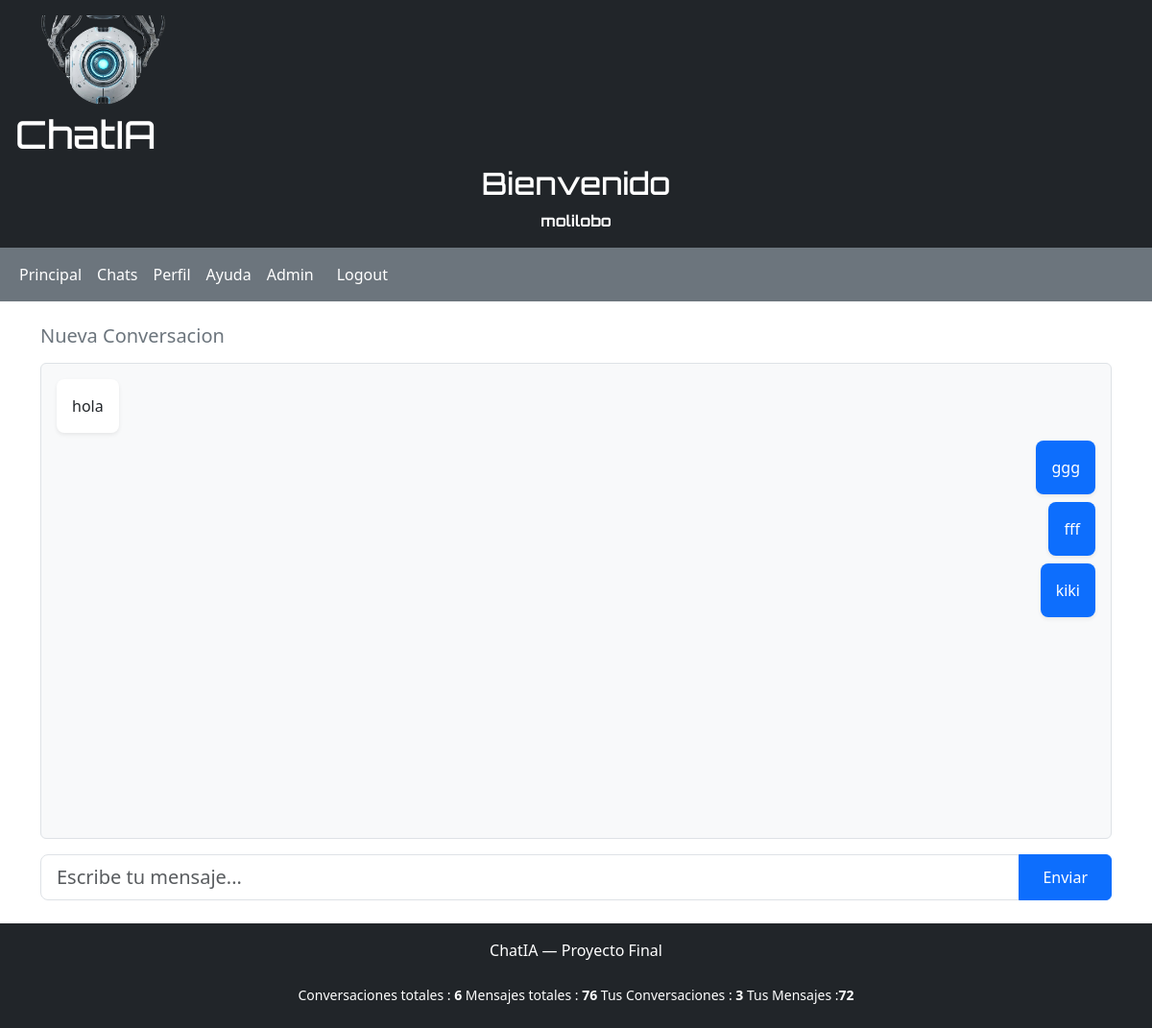
Page /chat/1/ (signed in) on the committed database.
### chat/models.py (models this page shows, shortened)
class Conversacion(models.Model):
        usuario = models.ForeignKey(User, on_delete=models.CASCADE)
        titulo  = models.CharField(max_length=100)
        creada = models.DateTimeField(auto_now_add=True)

class Mensaje(models.Model):
    ROL_CHOIZES = [
        ('User', 'Usuario'),
        ('assistant', 'Asistente'),
    ]
    conversacion = models.ForeignKey(Conversacion, on_delete=models.CASCADE)
    rol = models.CharField(max_length=20, choices=ROL_CHOIZES)
    contenido = models.TextField()
    creado = models.DateTimeField(auto_now_add=True)

### chat/views.py (the view, shortened to what this page needs)
# urls.py: path('chat/<int:id>/',views.chat_detalle,name='chat_detalle'),
@login_required
def chat_detalle(request,id):
    conv = get_object_or_404(Conversacion,id=id,usuario=request.user)
    mensaje = conv.mensaje_set.order_by('creado')
    return render(request,"chat/chat_detalle.html",{
            'conv':conv,
            'mensaje':mensaje})

### chat/context_processor.py (called while the page is built)
def metricas_globales(request):
    total_conversaciones = Conversacion.objects.count()
    total_mensajes = Mensaje.objects.count()
    conv_usuarios = 0
    mensa_usuarios = 0
    if request.user.is_authenticated:
        conv_usuarios = Conversacion.objects.filter(usuario=request.user).count()
        mensa_usuarios = Mensaje.objects.filter(conversacion__usuario=request.user).count()
    return {
            'total_conversaciones': total_conversaciones,
            'total_mensajes': total_mensajes,
            'conv_usuario': conv_usuarios,
            'mensa_usuario': mensa_usuarios,
    }

### chat/templates/chat/chat_detalle.html (shortened to what this page needs)
{% extends "chat/base.html" %}
{% block content %}
<div class="d-flex flex-column" style="height: 75vh;">
    <h5 class="mb-3 text-secondary">{{ conv.titulo }}</h5>
    <div id="mensajes" class="flex-grow-1 overflow-auto mb-3 p-3 rounded"
         style="background:#f8f9fa; border: 1px solid #dee2e6;">
        {% if mensaje %}
            {% for msg in mensaje %}
                <div class="d-flex {% if msg.rol == 'User' %}justify-content-end{% else %}justify-content-start{% endif %} mb-2">
                    <div class="p-3 rounded-3 shadow-sm"
                         style="max-width:75%;
                                background: {% if msg.rol == 'User' %}#0d6efd{% else %}#ffffff{% endif %};
                                color: {% if msg.rol == 'User' %}#ffffff{% else %}#212529{% endif %};">
                        {{ msg.contenido }}
                    </div>
                </div>
            {% endfor %}
        {% else %}
            <p class="text-center text-muted mt-5">Escribe el primer mensaje.</p>
        {% endif %}
    </div>
<form hx-post="/chat/{{ conv.id }}/"
      hx-target="#mensajes"
      hx-swap="innerHTML"
      hx-on="htmx:afterRequest: this.reset()">
    <div class="input-group">
        <input type="text" name="mensaje" class="form-control form-control-lg"
               placeholder="Escribe tu mensaje..." autocomplete="off">
        <button class="btn btn-primary px-4" type="submit">Enviar</button>
    </div>
</form>
</div>
{% endblock %}

### chat/templates/chat/base.html (shortened to what this page needs)
{%  load static %}
<!DOCTYPE html>
<html lang="es">
<head>
    <link rel="stylesheet" href="{% static 'css/estilo.css' %}">
    <link href="https://cdn.jsdelivr.net/npm/bootstrap@5.3.0/dist/css/bootstrap.min.css" rel="stylesheet">
</head>
<body class="d-flex flex-column min-vh-100">
<header class="bg-dark text-white p-3" style="margin-top : 0 ;padding-top : 0;">
    <img src = "{% static 'img/header2.png' %}"  alt="logo" height="100" >
    <a href="/" class="text-white text-decoration-none"><h1>ChatIA</h1></a>
    {% if user.is_authenticated %}
        <div class="text-center">
        <span><h2>Bienvenido </h2><strong>{{ user.username }}</strong> </span>
        </div>
    {% endif %}
</header>
<nav class="navbar navbar-expand bg-secondary">
    <div class="container-fluid">
        <ul class="navbar-nav flex-row">
            {% if request.path != '/' %}
            <li class="nav-item"><a class="nav-link text-white" href="/">Principal</a></li>
            {% endif %}
            {% if request.path != '/chat/' %}
            <li class="nav-item"><a class="nav-link text-white" href="/chat/">Chats</a></li>
            {% endif %}
            {% if request.path != '/perfil/' %}
            <li class="nav-item"><a class="nav-link text-white" href="/perfil/">Perfil</a></li>
            {% endif %}
            {% if request.path != '/ayuda/' %}
            <li class="nav-item"><a class="nav-link text-white" href="/ayuda/">Ayuda</a></li>
            {% endif %}
            {% if request.path != '/admin/' %}
             <li class="nav-item"><a class="nav-link text-white" href="/admin/">Admin</a></li>
            {% endif %}
            {% if user.is_authenticated %}
            <li class="nav-item">
                <form method="post" action="/logout/" class="d-inline">
                <button type="submit" class="nav-link text-white btn-link"
                style="text-decoration:none; padding: 8px 16px">Logout</button>
                </form>
            </li>
            {% endif %}
        </ul>
    </div>
</nav>
<main class="container mt-4 flex-grow-1">
    {% block content %}
    {% endblock %}
</main>
<footer class="bg-dark text-white text-center p-3 mt-4">
    <p>ChatIA — Proyecto Final</p>
    <div class ="container py-2   text-center  small">
        <span> Conversaciones totales : <strong>{{ total_conversaciones }}</strong></span>
        <span> Mensajes totales : <strong>{{ total_mensajes }}</strong></span>
        {% if user.is_authenticated %}
            <span>Tus Conversaciones : <strong>{{ conv_usuario }}</strong></span>
            <span>Tus  Mensajes :<strong>{{ mensa_usuario }}</strong></span>
        {% endif %}
    </div>
</footer>
</body>
</html>

### chat/static/css/estilo.css (style rules this page uses)
body, html { margin: 0; padding: 0; }
header , h1 { font-family: 'Orbitron',sans-serif ; }

### rows in the picture
Conversacion: titulo "Nueva Conversacion"
Mensaje: contenido "hola"
Mensaje: contenido "ggg"
Mensaje: contenido "fff"
Mensaje: contenido "kiki"

### other values in the picture
{{ user.username }} "molilobo"
{{ total_conversaciones }} "6"
{{ total_mensajes }} "76"
{{ conv_usuario }} "3"
{{ mensa_usuario }} "72"
